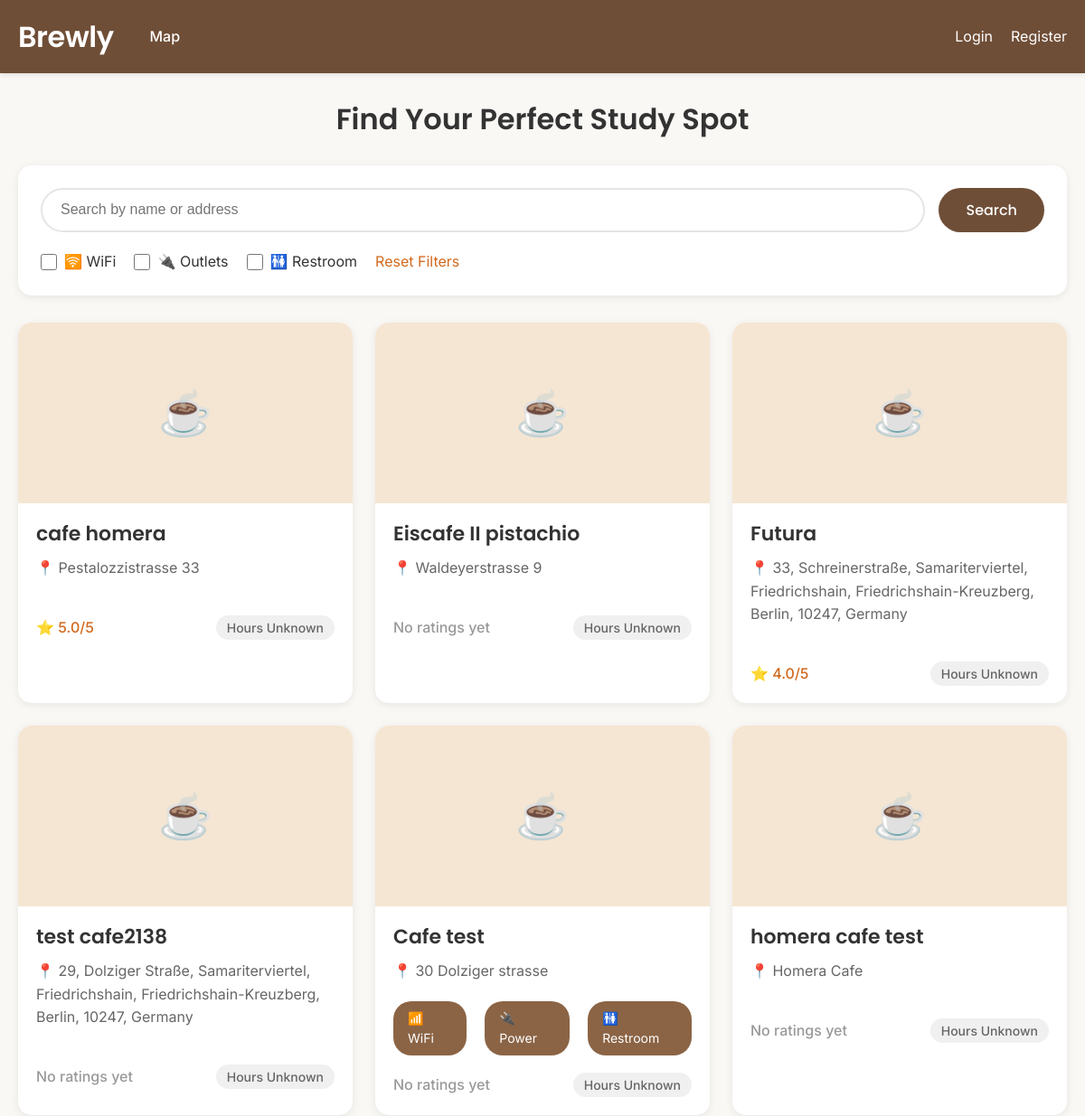
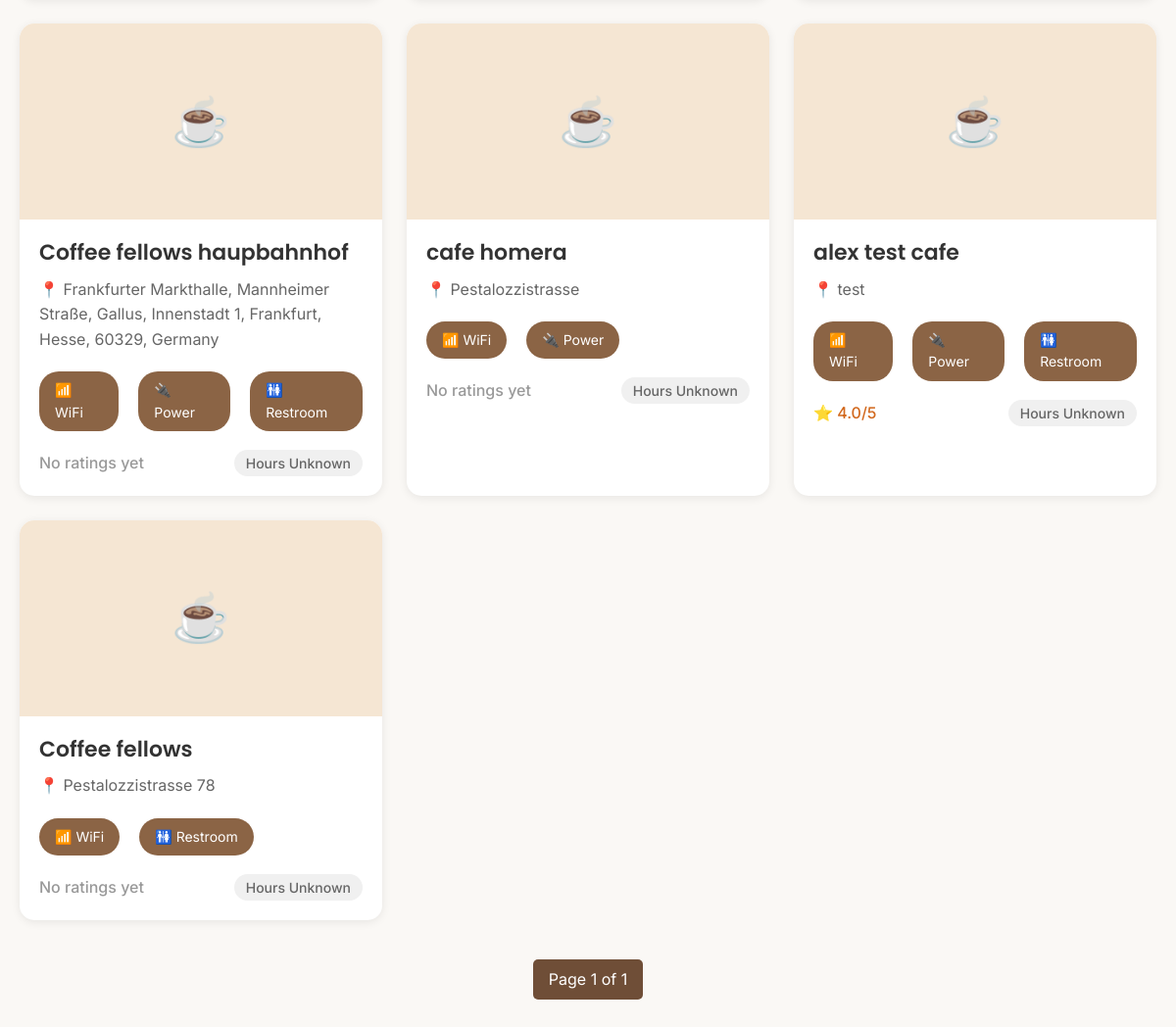
Before: /cafes/ with the older database file (2 pictures, top to bottom).
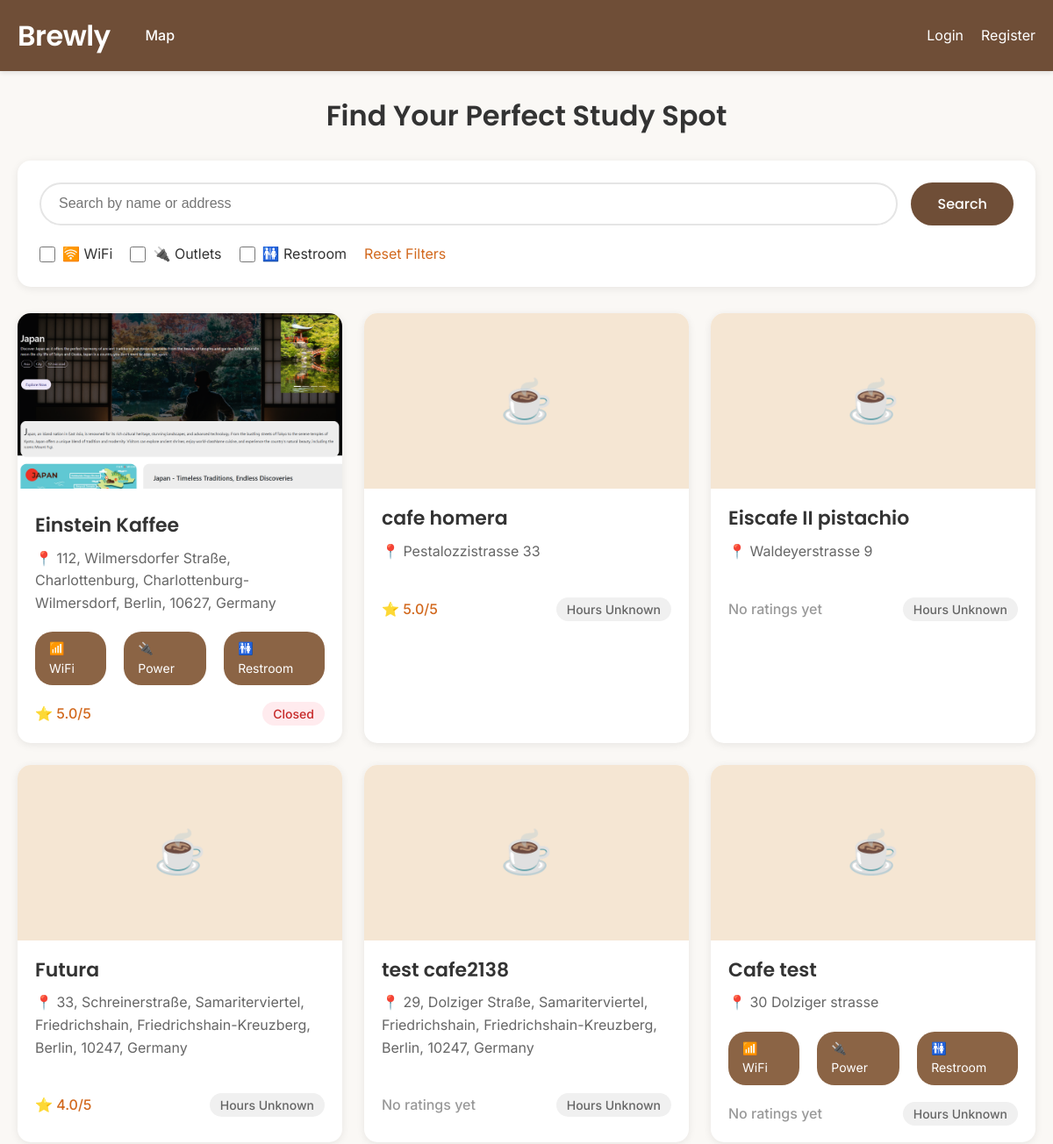
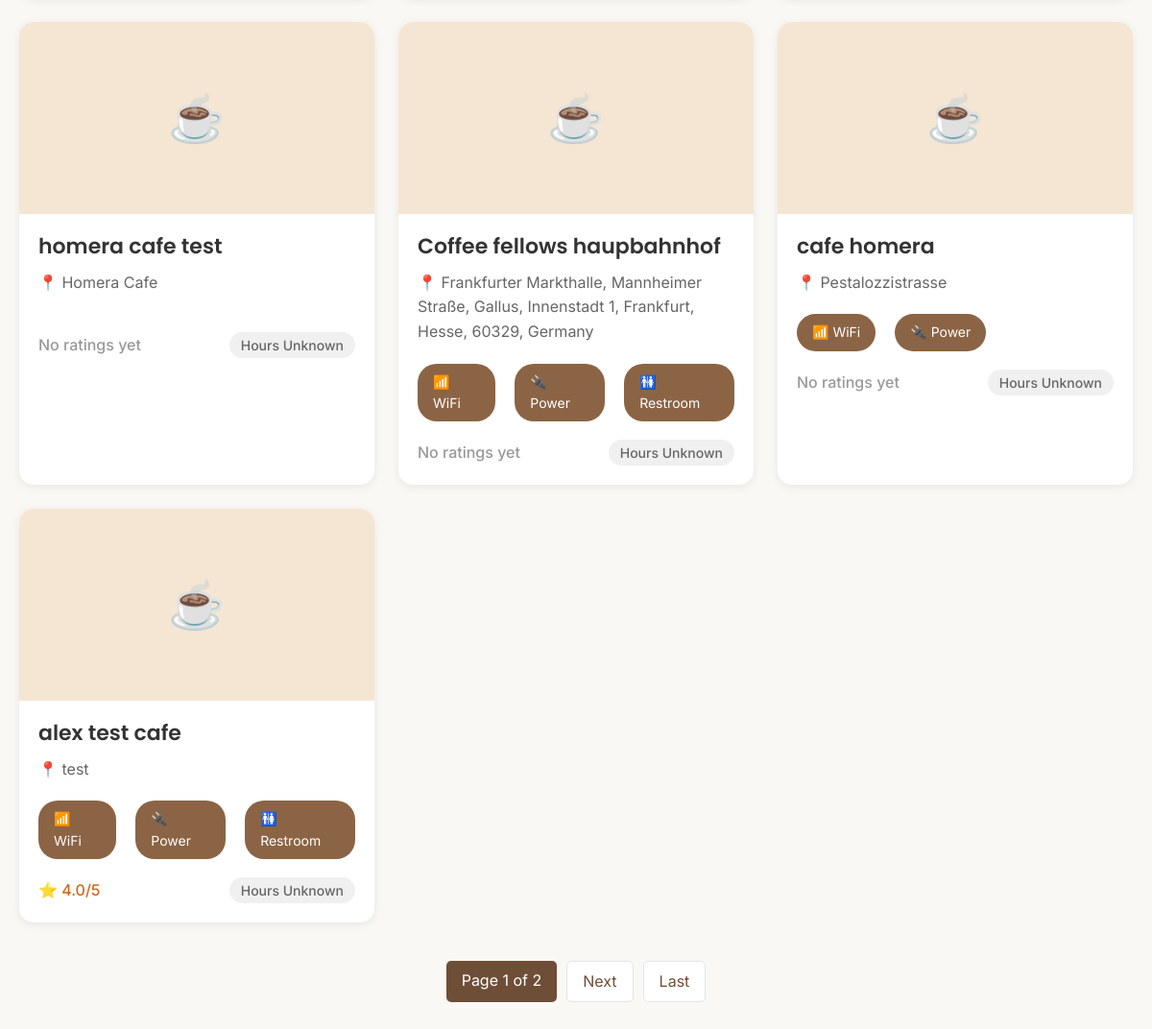
After: the same page with the newer database file (2 pictures, top to bottom).
### cafes/models.py (models this page shows, shortened)
class Cafe(models.Model):
    name = models.CharField(max_length=100)
    address = models.CharField(max_length=200)
    description = models.TextField(blank=True)
    photo = models.ImageField(upload_to='cafes/', blank=True)
    has_wifi = models.BooleanField(default=False)
    has_power_outlet = models.BooleanField(default=False)
    has_restroom = models.BooleanField(default=False)
    posted_by = models.ForeignKey(User, on_delete=models.CASCADE)
    posted_at = models.DateTimeField(auto_now_add=True)
    latitude = models.FloatField(null=True, blank=True)
    longitude = models.FloatField(null=True, blank=True)
    opening_time = models.TimeField(null=True, blank=True)
    closing_time = models.TimeField(null=True, blank=True)
    def average_rating(self):
        ratings = self.ratings.all()
        if ratings:
            return sum(r.stars for r in ratings) / len(ratings)
        return 0
    def is_open_now(self):
        if not self.opening_time or not self.closing_time:
            return None  # Unknown
        now = datetime.now().time()
        if self.opening_time <= self.closing_time:
            return self.opening_time <= now <= self.closing_time
        else:
            return now >= self.opening_time or now <= self.closing_time

class Rating(models.Model):
    cafe = models.ForeignKey(Cafe, on_delete=models.CASCADE, related_name='ratings')
    user = models.ForeignKey(User, on_delete=models.CASCADE)
    stars = models.IntegerField()
    comment = models.TextField(blank=True)
    created_at = models.DateTimeField(auto_now_add=True)
    class Meta:
        unique_together = ('cafe', 'user') # each user can only rate each cafe once

class CafePhoto(models.Model):
    cafe = models.ForeignKey(Cafe, on_delete=models.CASCADE, related_name='photos')
    image = models.ImageField(upload_to='cafe_photos/')
    caption = models.CharField(max_length=200, blank=True)
    uploaded_by = models.ForeignKey(User, on_delete=models.CASCADE)
    uploaded_at = models.DateTimeField(auto_now_add=True)
    class Meta:
        ordering = ['-uploaded_at']

### cafes/views.py (the view)
# urls.py: path('', views.CafeListView.as_view(), name='home'),
class CafeListView(ListView):
    model = Cafe
    template_name = 'cafes/cafe_list.html'
    context_object_name = 'cafes'
    ordering = ['-posted_at']
    paginate_by = 10
    def get_queryset(self):
        queryset = super().get_queryset()
        query = self.request.GET.get('q')
        if query:
            queryset = queryset.filter(
                models.Q(name__icontains=query) | models.Q(address__icontains=query)
            )
        if self.request.GET.get('wifi'):
            queryset = queryset.filter(has_wifi=True)
        if self.request.GET.get('power'):
            queryset = queryset.filter(has_power_outlet=True)
        if self.request.GET.get('restroom'):
            queryset = queryset.filter(has_restroom=True)
        return queryset

### cafes/templates/cafes/cafe_list.html (shortened to what this page needs)
{% extends "base.html" %}
{% block content %}
  <h1 class="text-center mb-30">Find Your Perfect Study Spot</h1>
  <div class="search-filter-container">
    <form method="get">
      <div class="search-box">
        <input type="text" name="q" class="search-input" placeholder="Search by name or address" value="{{ request.GET.q }}">
        <button type="submit" class="search-btn">Search</button>
      </div>
      <div class="filter-section">
        <div class="filter-item">
          <input type="checkbox" name="wifi" id="wifi" class="filter-checkbox" {% if request.GET.wifi %}checked{% endif %}>
          <label for="wifi" class="filter-label">🛜 WiFi</label>
        </div>
        <div class="filter-item">
          <input type="checkbox" name="power" id="power" class="filter-checkbox" {% if request.GET.power %}checked{% endif %}>
          <label for="power" class="filter-label">🔌 Outlets</label>
        </div>
        <div class="filter-item">
          <input type="checkbox" name="restroom" id="restroom" class="filter-checkbox" {% if request.GET.restroom %}checked{% endif %}>
          <label for="restroom" class="filter-label">🚻 Restroom</label>
        </div>
        <div class="filter-item">
          <a href="{% url 'cafe-list' %}" class="filter-reset">Reset Filters</a>
        </div>
      </div>
    </form>
  </div>
  <div class="cafe-grid">
    {% for cafe in cafes %}
      <div class="cafe-card">
        {% if cafe.photos.first %}
          <img src="{{ cafe.photos.first.image.url }}" alt="{{ cafe.name }}" class="cafe-card-image">
        {% else %}
          <div class="cafe-card-image" style="display: flex; align-items: center; justify-content: center; font-size: 48px; color: #999;">☕</div>
        {% endif %}
        <div class="cafe-card-body">
          <h3 class="cafe-card-title">
            <a href="{% url 'cafe-detail' cafe.pk %}" style="color: inherit; text-decoration: none;">{{ cafe.name }}</a>
          </h3>
          <p class="cafe-card-info">📍 {{ cafe.address }}</p>
          <div class="cafe-amenities">
            {% if cafe.has_wifi %}
              <span class="amenity-badge">📶 WiFi</span>
            {% endif %}
            {% if cafe.has_power_outlet %}
              <span class="amenity-badge">🔌 Power</span>
            {% endif %}
            {% if cafe.has_restroom %}
              <span class="amenity-badge">🚻 Restroom</span>
            {% endif %}
          </div>
          <div class="cafe-card-meta">
            <div class="cafe-rating">
              {% if cafe.average_rating > 0 %}
                ⭐ {{ cafe.average_rating|floatformat:1 }}/5
              {% else %}
                <span style="color: #999;">No ratings yet</span>
              {% endif %}
            </div>
            <div>
              {% if cafe.is_open_now == True %}
                <span class="cafe-status status-open">Open Now</span>
              {% elif cafe.is_open_now == False %}
                <span class="cafe-status status-closed">Closed</span>
              {% else %}
                <span class="cafe-status" style="background-color: #f0f0f0; color: #666;">Hours Unknown</span>
              {% endif %}
            </div>
          </div>
        </div>
      </div>
    {% empty %}
      <div class="text-center" style="grid-column: 1 / -1; padding: 60px 0;">
        <h3 style="color: #999;">No cafes found</h3>
        <p style="color: #666;">Try adjusting your search or <a href="{% url 'cafe-create' %}">add a new cafe</a></p>
      </div>
    {% endfor %}
  </div>
  {% if page_obj %}
    <div class="pagination">
      <span class="page-current">Page {{ page_obj.number }} of {{ page_obj.paginator.num_pages }}</span>
      {% if page_obj.has_next %}
        <a href="?page={{ page_obj.next_page_number }}" class="page-link">Next</a>
        <a href="?page={{ page_obj.paginator.num_pages }}" class="page-link">Last</a>
      {% endif %}
    </div>
  {% endif %}
{% endblock %}

### cafes/templates/base.html (shortened to what this page needs)
<!DOCTYPE html>
<html>
<head>
  {% load static %}
  <link rel="stylesheet" type="text/css" href="{% static 'cafes/css/style.css' %}">
</head>
<body>
  <div class="navbar">
    <div class="nav-container">
      <div class="nav-left">
        <div class="nav-brand">
          <a href="{% url 'home' %}" style="color: white; text-decoration: none;">Brewly</a>
        </div>
        <div class="nav-links">
          <a href="{% url 'map' %}">Map</a>
        </div>
      </div>
      <div class="nav-right">
        {% if user.is_authenticated %}
          <span style="color: #F5E6D3;">Welcome, {{ user.username }}!</span>
          <a href="{% url 'profile' %}" style="color: white;">Profile</a>
          <a href="{% url 'cafe-create' %}" class="logout-btn" style="background-color: #8B6445;">+ Add Cafe</a>
        {% else %}
          <a href="{% url 'login' %}" style="color: white;">Login</a>
          <a href="{% url 'register' %}" style="color: white;">Register</a>
        {% endif %}
      </div>
    </div>
  </div>
  <div class="main-container">
    {% block content %}{% endblock %}
  </div>
</body>
</html>

### cafes/static/cafes/css/style.css (style rules this page uses)
* { margin: 0; padding: 0; box-sizing: border-box; }
body { font-family: 'Inter', -apple-system, BlinkMacSystemFont, sans-serif; line-height: 1.6; color: #333; background-color: #faf8f5; }
a { color: #6F4E37; text-decoration: none; }
h1, h2, h3, h4, h5, h6 { font-family: 'Poppins', sans-serif; font-weight: 600; line-height: 1.3; }
.navbar { background-color: #6F4E37; padding: 15px 0; position: sticky; top: 0; z-index: 1000; box-shadow: 0 2px 5px rgba(0,0,0,0.1); }
.nav-container { max-width: 1200px; margin: 0 auto; padding: 0 20px; display: flex; justify-content: space-between; align-items: center; }
.nav-left { display: flex; align-items: center; gap: 40px; }
.nav-brand { font-family: 'Poppins', sans-serif; font-size: 32px; font-weight: 600; color: #fff; letter-spacing: -0.5px; }
.nav-links { display: flex; list-style: none; gap: 25px; }
.nav-links a { color: #fff; font-weight: 500; transition: color 0.3s; font-size: 16px; }
.nav-right { display: flex; align-items: center; gap: 20px; color: #fff; }
.main-container { max-width: 1200px; margin: 30px auto; padding: 0 20px; }
.cafe-grid { display: grid; grid-template-columns: repeat(auto-fill, minmax(350px, 1fr)); gap: 25px; margin-top: 30px; }
.cafe-card { background-color: #fff; border-radius: 15px; box-shadow: 0 2px 10px rgba(0,0,0,0.08); transition: transform 0.3s, box-shadow 0.3s; overflow: hidden; }
.cafe-card-image { width: 100%; height: 200px; object-fit: cover; background-color: #F5E6D3; }
.cafe-card-body { padding: 20px; }
.cafe-card-title { font-family: 'Poppins', sans-serif; font-size: 22px; font-weight: 600; margin-bottom: 10px; color: #333; }
.cafe-card-info { color: #666; margin-bottom: 15px; }
.cafe-card-meta { display: flex; justify-content: space-between; align-items: center; margin-top: 15px; }
.cafe-rating { display: flex; align-items: center; gap: 5px; color: #D2691E; font-weight: 500; }
.cafe-status { padding: 5px 12px; border-radius: 20px; font-size: 14px; font-weight: 500; }
.status-closed { background-color: #FFEBEE; color: #C62828; }
.search-filter-container { background-color: #fff; padding: 25px; border-radius: 15px; box-shadow: 0 2px 10px rgba(0,0,0,0.08); margin-bottom: 30px; }
.search-box { display: flex; gap: 15px; margin-bottom: 20px; }
.search-input { flex: 1; padding: 12px 20px; border: 2px solid #e5e5e5; border-radius: 25px; font-size: 16px; transition: border-color 0.3s; }
.search-btn { font-family: 'Poppins', sans-serif; background-color: #6F4E37; color: #fff; border: none; padding: 12px 30px; border-radius: 25px; cursor: pointer; font-size: 16px; font-weight: 500; transition: background-color 0.3s; }
.filter-section { display: flex; gap: 20px; flex-wrap: wrap; }
.filter-item { display: flex; align-items: center; gap: 8px; }
.filter-checkbox { width: 18px; height: 18px; cursor: pointer; }
.filter-label { cursor: pointer; font-size: 16px; }
.filter-reset { color: #D2691E; font-size: 16px; text-decoration: none; transition: color 0.3s; }
.cafe-amenities { display: flex; gap: 20px; margin: 20px 0; }
.amenity-badge { padding: 8px 16px; background-color: #8B6445; color: #fff; border-radius: 20px; font-size: 14px; }
.pagination { display: flex; justify-content: center; gap: 10px; margin-top: 40px; }
.page-link { padding: 8px 16px; background-color: #fff; border: 1px solid #e5e5e5; border-radius: 5px; color: #6F4E37; transition: all 0.3s; }
.page-current { padding: 8px 16px; background-color: #6F4E37; color: #fff; border-radius: 5px; }
.text-center { text-align: center; }
.mb-30 { margin-bottom: 30px; }

Changed rows visible on the page:
no longer on this page (row unchanged): Cafe: name "Coffee fellows", address "Pestalozzistrasse 78", has_wifi "📶 WiFi", has_restroom "🚻 Restroom", shows "No ratings yet", shows "Hours Unknown"
added Cafe: photos.first.image (picture), name "Einstein Kaffee", address "112, Wilmersdorfer Straße, Charlottenburg, Charlottenburg-Wilmersdorf, Berlin, 10627, Germany", has_wifi "📶 WiFi", has_power_outlet "🔌 Power", has_restroom "🚻 Restroom", average_rating "5.0", opening_time "Closed"
Other visible differences:
{{ page_obj.paginator.num_pages }}: "1" → "2"
text now shown: "Next Last"
